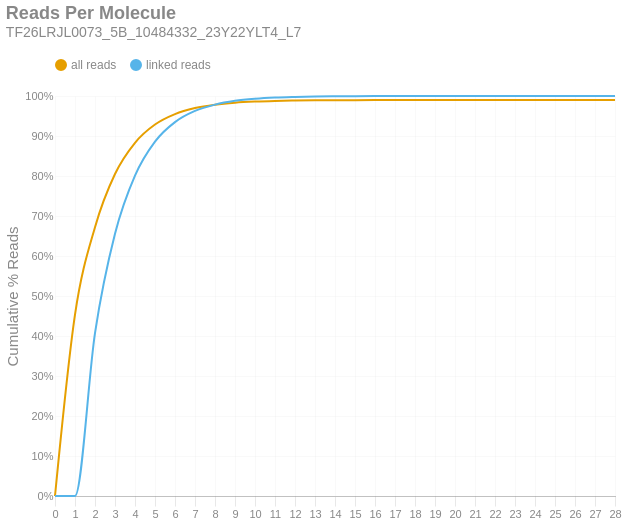

The notebook cell this image was saved under:
### Markdown cell above
### Reads per Molecule
This chart shows the cumulative distribution of the number of reads per linked molecule. That is, how many alignments are associated with a unique molecule. This excludes the number of reads associated with invalid or absent linked-read barcodes. The `linked` histogram is the percentages recalculated when disregarding singletons.

### Code cell
if SKIPLR:
    print_html(f"Skipped")
else:
    counts = np.bincount(valids['reads'].cast(pl.Int64).to_numpy())
    weighted = counts * np.arange(len(counts))
    all_perc = weighted / n_reads
    linked_perc = weighted / n_linked_reads
    linked_perc[1] = 0
    binned_df = pl.DataFrame({
        'readsper': list(range(len(counts))),
        'all reads (cumsum)': np.cumsum(all_perc).tolist(),
        'linked reads (cumsum)': np.cumsum(linked_perc).tolist(),
    })

    with SafeRender(binned_df):
        (
            density_plot(binned_df, 'Reads Per Molecule', samplename, 'readspmol')
            .encode(
                x=alt.X('readsper:O', title=None).axis(labelAngle=0).scale(padding=0),
                y=alt.Y('value:Q', title='Cumulative % Reads').axis(format='%').stack(False),
                color=alt.Color("key:N").scale(domain=["all reads", "linked reads"]),
                tooltip=[
                    alt.Tooltip("key:N", title="Data Type"),
                    alt.Tooltip("readsper:O", title="Reads Per Molecule"),
                    alt.Tooltip("value:Q", format=".2%", title="% Reads (Cum.)")
                ]            
            )
        ).display()

### Figure 1 — Vega-Lite specification as saved in the notebook (floating-point values rounded to 4 significant figures)
{"width": "container", "height": 400, "config": {"title": {"anchor": "start", "dy": -15, "fontSize": 18, "color": "#888888", "subtitleColor": "#888888", "subtitleFontSize": 14}, "arc": {"fill": "#0072B2"}, "axis": {"domainColor": "#888888", "domainWidth": 0.5, "gridWidth": 0.2, "grid": false, "titleFontWeight": 400, "titleFontSize": 15, "labelFontSize": 11, "labelColor": "#888888", "tickColor": "#888888", "tickWidth": 0.2, "titleColor": "#888888"}, "axisBand": {"grid": false}, "axisX": {"grid": true, "tickSize": 10, "domainCap": "round"}, "axisY": {"domain": false, "grid": true, "tickSize": 0, "domainCap": "round"}, "background": "transparent", "header": {"labelFontSize": 15, "labelColor": "#888888", "titleFontSize": 15, "titleFontWeight": 600, "titleColor": "#888888"}, "legend": {"labelFont": "sans-serif", "labelFontSize": 12, "labelColor": "#888888", "symbolSize": 100, "symbolType": "circle", "titleFontSize": 12, "titlePadding": 10, "titleColor": "#888888", "title": null, "orient": "top"}, "range": {"category": ["#E69F00", "#56B4E9", "#009E73", "#F0E442", "#0072B2", "#D55E00", "#CC79A7", "#000000"], "diverging": ["#cfe8f3", "#a2d4ec", "#73bfe2", "#46abdb", "#1696d2", "#12719e"]}, "area": {"fill": "#0072B2", "fillOpacity": 0.7, "line": true, "strokeOpacity": 0.7}, "line": {"color": "#0072B2", "stroke": "#0072B2", "strokeWidth": 2}, "trail": {"color": "#0072B2", "stroke": "#0072B2", "strokeWidth": 0, "size": 1}, "point": {"filled": true, "fillOpacity": 1.0, "size": 95}, "text": {"color": "#888888", "fontSize": 11, "align": "right", "fontWeight": 400, "size": 11}, "bar": {"fill": "#0072B2", "stroke": null}, "view": {"stroke": null, "continuousWidth": 660, "continuousHeight": 400}}, "data": {"name": "data-f12f08d2d406f069b8f0186318738ffd"}, "mark": {"type": "line", "interpolate": "monotone", "point": {"opacity": 0, "size": 275}}, "encoding": {"color": {"field": "key", "scale": {"domain": ["all reads", "linked reads"]}, "type": "nominal"}, "tooltip": [{"field": "key", "title": "Data Type", "type": "nominal"}, {"field": "readsper", "title": "Reads Per Molecule", "type": "ordinal"}, {"field": "value", "format": ".2%", "title": "% Reads (Cum.)", "type": "quantitative"}], "x": {"axis": {"labelAngle": 0}, "field": "readsper", "scale": {"padding": 0}, "title": null, "type": "ordinal"}, "y": {"axis": {"format": "%"}, "field": "value", "stack": false, "title": "Cumulative % Reads", "type": "quantitative"}}, "params": [{"name": "param_c36ac31b6afebe62", "select": {"type": "point", "fields": ["key"]}, "bind": "legend"}], "title": {"text": "Reads Per Molecule", "subtitle": "TF26LRJL0073_5B_10484332_23Y22YLT4_L7"}, "transform": [{"fold": ["all reads (cumsum)", "linked reads (cumsum)"]}, {"calculate": "replace(datum.key, ' (cumsum)', '')", "as": "key"}, {"filter": {"param": "param_c36ac31b6afebe62"}}], "usermeta": {"embedOptions": {"downloadFileName": "TF26LRJL0073_5B_10484332_23Y22YLT4_L7.readspmol"}}, "$schema": "https://vega.github.io/schema/vega-lite/v6.4.1.json", "datasets": {"data-f12f08d2d406f069b8f0186318738ffd": [{"readsper": 0, "all reads (cumsum)": 0.0, "linked reads (cumsum)": 0.0}, {"readsper": 1, "all reads (cumsum)": 0.4535, "linked reads (cumsum)": 0.0}, {"readsper": 2, "all reads (cumsum)": 0.672, "linked reads (cumsum)": 0.4074}, {"readsper": 3, "all reads (cumsum)": 0.805, "linked reads (cumsum)": 0.6553}, {"readsper": 4, "all reads (cumsum)": 0.883, "linked reads (cumsum)": 0.8009}, {"readsper": 5, "all reads (cumsum)": 0.9287, "linked reads (cumsum)": 0.886}, {"readsper": 6, "all reads (cumsum)": 0.9548, "linked reads (cumsum)": 0.9347}, {"readsper": 7, "all reads (cumsum)": 0.9698, "linked reads (cumsum)": 0.9626}, {"readsper": 8, "all reads (cumsum)": 0.9783, "linked reads (cumsum)": 0.9785}, {"readsper": 9, "all reads (cumsum)": 0.9834, "linked reads (cumsum)": 0.988}, {"readsper": 10, "all reads (cumsum)": 0.9861, "linked reads (cumsum)": 0.9931}, {"readsper": 11, "all reads (cumsum)": 0.9878, "linked reads (cumsum)": 0.9961}, {"readsper": 12, "all reads (cumsum)": 0.9886, "linked reads (cumsum)": 0.9977}, {"readsper": 13, "all reads (cumsum)": 0.9892, "linked reads (cumsum)": 0.9987}, {"readsper": 14, "all reads (cumsum)": 0.9894, "linked reads (cumsum)": 0.9993}, {"readsper": 15, "all reads (cumsum)": 0.9896, "linked reads (cumsum)": 0.9996}, {"readsper": 16, "all reads (cumsum)": 0.9897, "linked reads (cumsum)": 0.9997}, {"readsper": 17, "all reads (cumsum)": 0.9897, "linked reads (cumsum)": 0.9998}, {"readsper": 18, "all reads (cumsum)": 0.9898, "linked reads (cumsum)": 0.9999}, {"readsper": 19, "all reads (cumsum)": 0.9898, "linked reads (cumsum)": 0.9999}, {"readsper": 20, "all reads (cumsum)": 0.9898, "linked reads (cumsum)": 0.9999}, {"readsper": 21, "all reads (cumsum)": 0.9898, "linked reads (cumsum)": 0.9999}, {"readsper": 22, "all reads (cumsum)": 0.9898, "linked reads (cumsum)": 1.0}, {"readsper": 23, "all reads (cumsum)": 0.9898, "linked reads (cumsum)": 1.0}, {"readsper": 24, "all reads (cumsum)": 0.9898, "linked reads (cumsum)": 1.0}, {"readsper": 25, "all reads (cumsum)": 0.9898, "linked reads (cumsum)": 1.0}, {"readsper": 26, "all reads (cumsum)": 0.9898, "linked reads (cumsum)": 1.0}, {"readsper": 27, "all reads (cumsum)": 0.9898, "linked reads (cumsum)": 1.0}, {"readsper": 28, "all reads (cumsum)": 0.9898, "linked reads (cumsum)": 1.0}]}}
